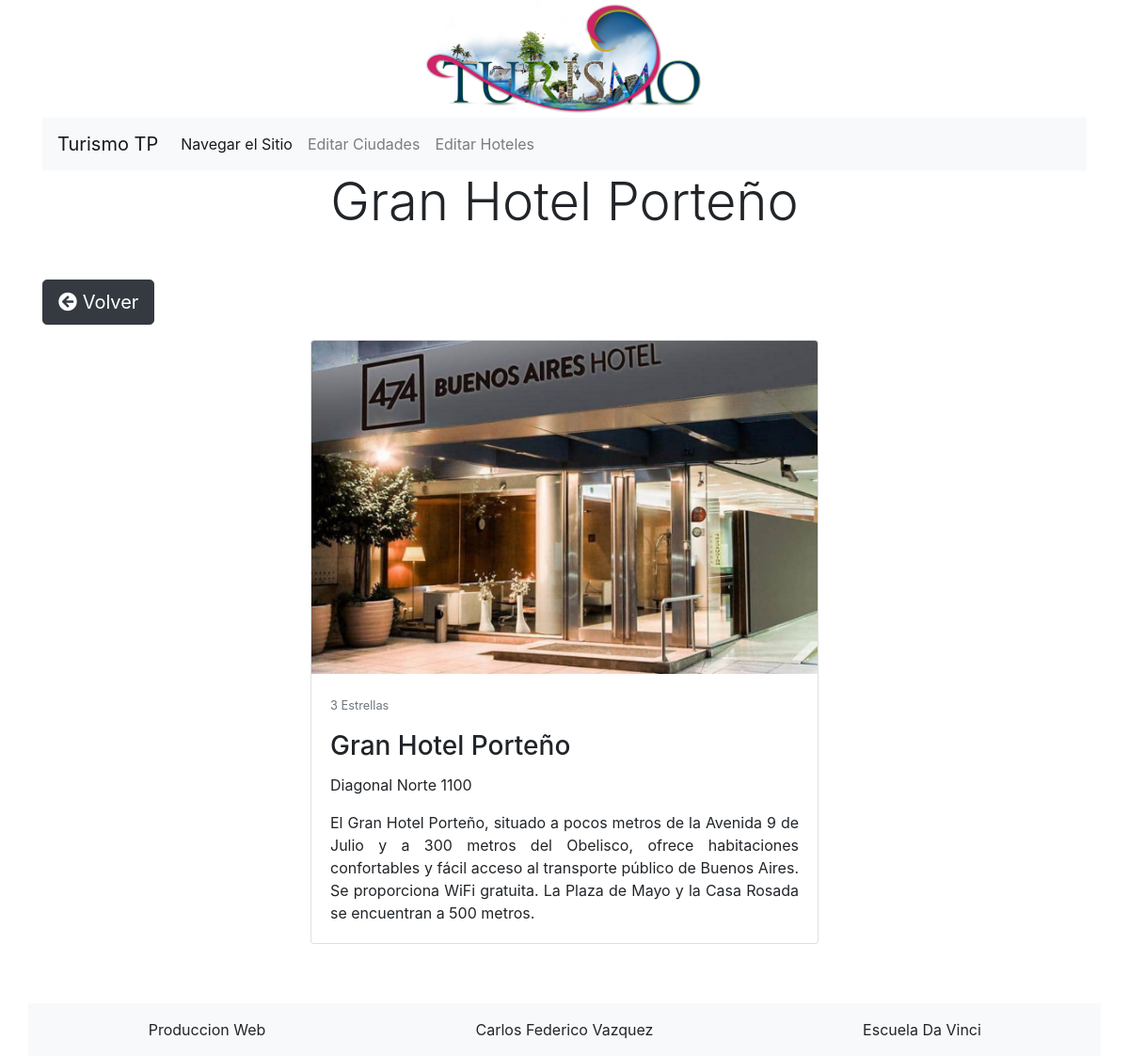
Page /admin/php/controllers/Hotel/mostrarHotel.controller.php?id_hotel=2 on the committed database.
### tables this page shows
CREATE TABLE `hoteles` (
  `id_hotel` int(11) NOT NULL,
  `nombre` varchar(30) NOT NULL,
  `direccion` varchar(30) NOT NULL,
  `categoria` varchar(30) NOT NULL,
  `imagen` varchar(30) NOT NULL,
  `id_ciudad` int(11) NOT NULL,
  `descripcion` varchar(500) NOT NULL
);

### admin/php/controllers/Hotel/mostrarHotel.controller.php (called while the page is built)
<?php
require __DIR__ . '/../../conn.php';
require __DIR__ . '/../../modelos/Hotel.php';
$mostrar = new Hotel;
$hotel=$mostrar->find($_GET['id_hotel']);
require __DIR__ . '/../../../views/Hotel/mostrarHotel.php';
?>

### admin/php/conn.php (called while the page is built)
<?php
class DB {
    public static function getConn(){
        try {
            $db = new PDO('mysql:dbname=turismo;host=localhost;charset=utf8', 'root', '');
        } catch(PDOException $e) {
            $db = null;
            echo '<h1>Error de conexión</h1>';
            exit;
        }
        return $db;
    }
}

### admin/php/modelos/Hotel.php (called while the page is built, shortened)
<?php
class Hotel{
    private $db;
    public function __construct(){
    $this->db = DB::getConn();
    }
    public function find(int $id){
        $query = $this->db->prepare('SELECT * FROM hoteles where id_hotel = :id');
        $query->execute([
            ':id' => $id
        ]);
        return $query->fetch(PDO::FETCH_OBJ);
    }
}

### admin/views/Hotel/mostrarHotel.php (the view)
<?php require __DIR__ . '/../../../header.php';?>
  <h1 class= "display-4 text-center mb-5"><?php echo $hotel->nombre;?></h1>
<div class="container">
    <button type="button" class="btn btn-dark btn-lg">
         <i class="fas fa-arrow-circle-left"></i>
        <a class="volver" href="<?=$_SERVER["HTTP_REFERER"]?>">Volver</a>
    </button>
        <div class="row my-3">
                <div class="col-6 mx-auto">
                    <div class="card mb-5 animate__animated animate__bounceInRight">
                        <img class="card-img-top img-fluid" src="../../../../img/hoteles/<?php echo $hotel->imagen?>" alt="<?php echo $hotel->imagen?>">
                            <div class="card-body">
                                    <p class="card-text"><small class="text-muted"><?php echo $hotel->categoria?></small></p>
                                    <h3 class="card-title"><?php echo $hotel->nombre?></h3>
                                    <p class="card-text"><?php echo $hotel->direccion?></p>
                                    <p class="card-text text-justify"><?php echo $hotel->descripcion?></p>
                            </div>
                    </div>
                </div>
        </div>
</div>
<?php require __DIR__ .'/../../../footer.php';?>

### css/estilos.css (style rules this page uses)
.volver { text-decoration: none; color:white; }
a { color: black; }

### rows in the picture
hoteles: nombre "Gran Hotel Porteño", imagen (picture), categoria "3 Estrellas", direccion "Diagonal Norte 1100", descripcion "El Gran Hotel Porteño, situado a pocos metros de la Avenida 9 de Julio y a 300 metros del Obelisco, ofrece habitaciones confortables y fácil acceso al transporte público de Buenos Aires. Se proporciona WiFi gratuita. La Plaza de Mayo y la Casa Rosada se encuentran a 500 metros."
